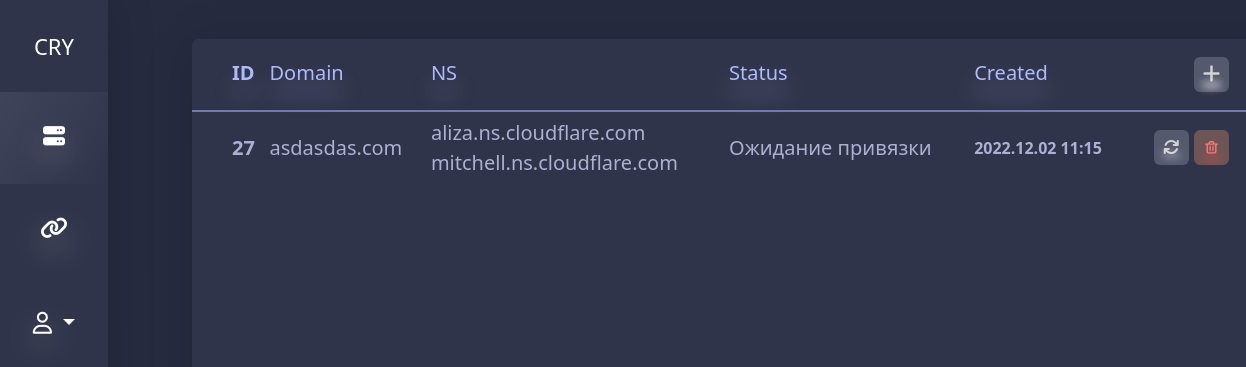
The page /domains (signed in) on the database as committed earlier.
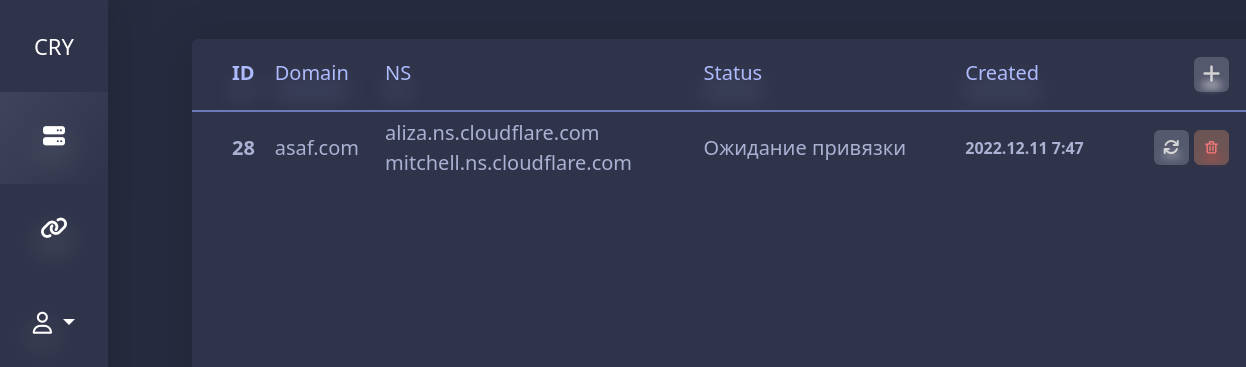
The same page on the database as committed later.
### main/models.py (models this page shows, shortened)
class Domain(models.Model):
    name = models.TextField('Name of domain (search function)',blank=False)
    user = models.ForeignKey(User, on_delete=models.CASCADE)
    ns1 = models.TextField()
    ns2 = models.TextField()
    cloudId = models.TextField(blank=True, null=True)
    cloud = models.ForeignKey(Cloudflare, on_delete=models.DO_NOTHING, blank=True, null=True)
    status = models.TextField(default='Ожидание привязки')
    created_at = models.DateTimeField("created_at", default=timezone.now)

### main/views.py (the view, shortened to what this page needs)
# urls.py: path('domains', views.domainsView.as_view(), name='domains'),
@decorator(login_required)
class domainsView(View):
    def get(self, req):
        domains = Domain.objects.filter(user=req.user).all()
        context = {
            'domains': domains
        }
        return render(req, 'domains.html', context)

### main/templates/domains.html (shortened to what this page needs)
{% extends 'base.html' %}
{% block content %}
<div class="content">
    <div class="content-table">
        <table>
            <thead>
                <td>
                    <span>ID</span>
                </td>
                <td>
                    <span>Domain</span>
                </td>
                <td>
                    <span>NS</span>
                </td>
                <td>
                    <span>Status</span>
                </td>
                <td>
                    <span>Created</span>
                </td>
                <td>
                    <button class="table-button" data-bs-toggle="modal" data-bs-target="#addDomainModal">
                        <i class="fa-solid fa-plus white-shadow"></i>
                    </button>
                </td>
            </thead>
            <tbody>
                {% for item in domains %}
                <tr id="{{ item.id }}">
                    <td>{{ item.id }}</td>
                    <td>{{ item.name }}</td>
                    <td>{{ item.ns1 }}<br>{{ item.ns2 }}</td>
                    <td>{{ item.status }}</td>
                    <td class="date">{{ item.created_at|date:"Y.m.d g:i" }}</td>
                    <td>
                        {% if item.status == 'Ожидание привязки' %}
                        <button class="checkConnect btn">
                            <i class="fa-solid fa-arrows-rotate"></i>
                        </button>
                        {% endif %}
                        <button type="button" class="btn deleteDomain btn-delete"></button>
                    </td>
                </tr>
                {% endfor %}
            </tbody>
        </table>
    </div>
</div>
{% endblock %}

### main/templates/base.html (shortened to what this page needs)
<!DOCTYPE html>
<html lang="en">
<head>
    <link rel="stylesheet" href="/static/css/style.css">
    <link href="https://cdn.jsdelivr.net/npm/bootstrap@5.0.2/dist/css/bootstrap.min.css" rel="stylesheet">
    <link rel="stylesheet" href="https://cdnjs.cloudflare.com/ajax/libs/font-awesome/6.2.0/css/all.min.css">
    <link rel="stylesheet" href="https://cdnjs.cloudflare.com/ajax/libs/jquery-toast-plugin/1.3.2/jquery.toast.css" />
</head>
<body>
    <div class="left-nav">
        <div class="nav-item logo">
            CRY
        </div>
        <div class="nav-item {% if request.path == '/domains' %}active{% endif %}">
            <a href="{% url 'domains' %}">
                <i class="fas fa-server"></i>
            </a>
        </div>
        <div class="nav-item {% if request.path == '/links' %}active{% endif %}">
            <a href="{% url 'links' %}">
                <i class="fas fa-link"></i>
            </a>
        </div>
        <div class="nav-item">
            <div class="dropdown">
                <button class="dropdown-toggle" type="button" id="dropdownMenuButton1" data-bs-toggle="dropdown" aria-expanded="false">
                    <i class="fa-regular fa-user"></i>
                </button>
              </div>
        </div>
    </div>
    {% block content %}
    {% endblock %}
</body>
</html>

### main/static/css/style.css (style rules this page uses)
body, html { margin: 0; padding: 0; background: radial-gradient(50% 50% at 50% 50%, rgba(55, 60, 86, 0.05) 0%, rgba(40, 44, 64, 0.05) 100%), #272B3F !important; }
.left-nav { position: fixed; width: 108px; height: 100vh; top: 0; left: 0; background: #30344A; box-shadow: 2px 0px 47px rgba(0, 0, 0, 0.15); }
.nav-item { color: #FFF !important; text-align: center; width: 100%; height: 92px; font-size: 22px; display: flex; justify-content: center; align-items: center; }
.nav-item a { text-decoration: none; display: flex !important; justify-content: center; align-items: center; color: #FFF !important; display: block; width: 100%; height: 100%; }
.nav-item > .dropdown > button { background: none; outline: none; border: none; color: #FFF!important; }
.nav-item.active { background: linear-gradient(125.97deg, #40445B 0%, rgba(64, 68, 91, 0) 100%); }
.content { width: calc(100% - 108px); margin-left: 108px; }
.content-table { background: #30344A; box-shadow: 0px 4px 47px rgba(0, 0, 0, 0.15); border-radius: 6px; width: 87vw; min-height: 90vh; margin-left: 84px; margin-top: 39px; }
table { width: 100%; font-size: 22px; border-collapse: collapse; }
td { color: #ABB1D2 !important; font-size: 20px; height: 72px; }
td:first-child { font-weight: 600; padding-left: 40px !important; }
thead > tr > td { color: #AEBBFD !important; }
thead { border-bottom: 2px solid #6D79B8 !important; }
.table-button { color: #FFF; border: none; outline: none; width: 35px; height: 35px; background: #55596E; border-radius: 6px; }
td:last-child { text-align: right; padding-right: 47px; }
.white-shadow::after, thead > tr > td > span::after { content: ""; display: block; width: 100%; height: 2px; background: #FFFFFF; filter: blur(4.5px); }
thead > tr > td > span { display: inherit; width: auto !important; }
thead > tr > td > span::after { width: 100% !important; height: 3px !important; background: #AEBBFD !important; opacity: 0.7 !important; filter: blur(11.5px) !important; }
.nav-item > a >i::after, .nav-item > div > button > i::after { display: block; content: ""; width: 100%; height: 4px; background: #FFFFFF; opacity: 0.7; filter: blur(15px); }
.btn-delete { content: ""; width: 35px; height: 35px; background: url('/static/img/trash.png') no-repeat; background-position: center; background-size: 13px 13px; border: 1px solid #6E5555 !important; background-color: #6E5555 !important; border-radius: 6px; }
.btn-delete:focus, td:last-child > button { box-shadow: none !important; }
.btn-delete::after { display: block; content: ""; width: 17px !important; height: 2px !important; background: #FF4242 !important; filter: blur(4.5px) !important; transform:translate3d(9px, 10px, 1px) !important; }
.date { color: #AEBBFD; font-weight: 700; font-size: 16px; }
td:last-child > button { border:0; outline: 0; width: 35px; padding: 0 !important; height: 35px; border-radius: 6px; color: #D3D3D3; background-color: #55596E; }
td:last-child > button { color: #D3D3D3 !important; }
td:last-child > button::after { display: block; content: ""; width: 17px; height: 2px; background: #FFFFFF; filter: blur(4.5px); transform:translate3d(9px, -5px, 1px); }

Rows that differ between the two databases and show on the page:
removed Domain: id "27", name "asdasdas.com", ns1 "aliza.ns.cloudflare.com", ns2 "mitchell.ns.cloudflare.com", status "Ожидание привязки", created_at "2022.12.02 11:15"
added Domain: id "28", name "asaf.com", ns1 "aliza.ns.cloudflare.com", ns2 "mitchell.ns.cloudflare.com", status "Ожидание привязки", created_at "2022.12.11 7:47"
